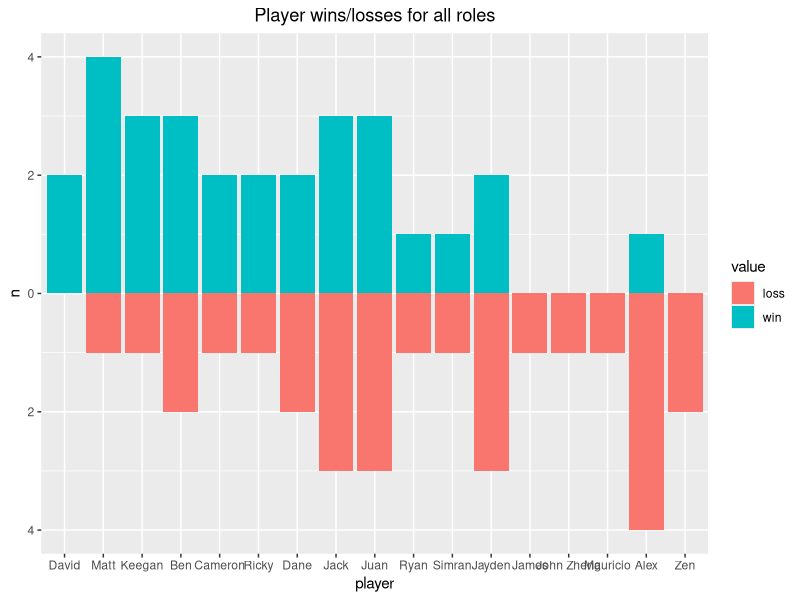
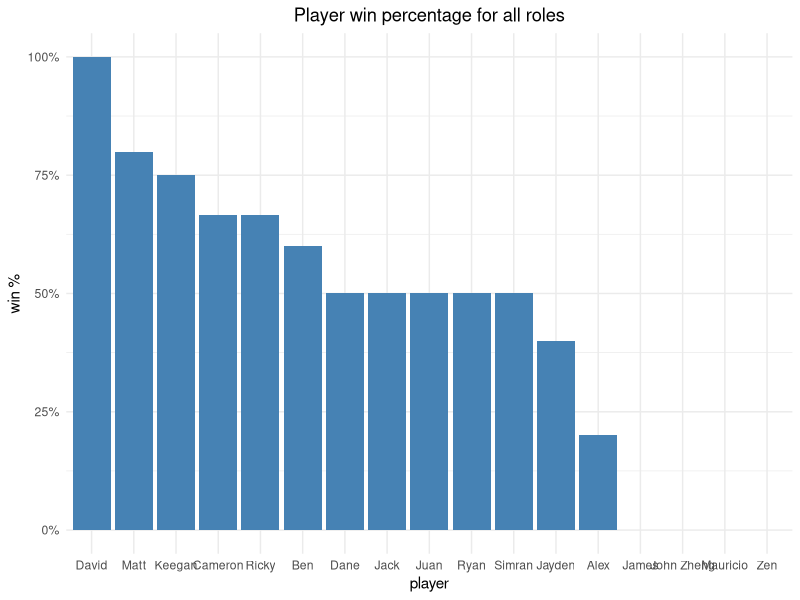

The R script that drew these images, in order:
#!/usr/bin/env Rscript

library(plyr)
suppressMessages(library(dplyr))
library(ggplot2)
library(reshape2)
library(scales)

# Load in data
raw_data <- readLines("data.txt")
raw_games <- split(raw_data[raw_data != ""], cumsum(raw_data == "")[raw_data != ""])

# Process data
games <- c()

for (game in raw_games) {
  raw_date <- unlist(strsplit(game[1], "\t"))[2]
  date <- as.Date(raw_date)

  raw_players <- unlist(strsplit(game[2], "\t"))[2]
  players <- as.numeric(raw_players)

  winning_team <- unlist(strsplit(game[3], "\t"))[2]

  # Make the game data frame
  game_df <- data.frame(
    sapply(
      game[4:(4 + players - 1)],
      function(line) unlist(strsplit(line, "\t"))
    )
  )
  game_df <- as.data.frame(t(unname(game_df)))
  colnames(game_df) <- c("player", "role")

  # Add in non-data frame attrs
  game_df.date <- date
  game_df.winning_team <- winning_team
  game_df.players <- players

  # Add team column
  game_df$team <- sapply(
    game_df[, "role"],
    function(role)
      if (role %in% c("merlin", "leffen", "resistance")) {
        "resistance"
      } else {
        "spies"
      }
  )

  # Add result column
  game_df$result <- sapply(
    game_df[, "team"],
    function(role)
      if (role == "resistance" & winning_team == "resistance") {
        "win"
      } else if (role == "spies" & winning_team == "spies") {
        "win"
      } else {
        "loss"
      }
  )

  games <- c(games, list(game_df))
}

# Count player win rates
big_df <- rbind.fill(games)
molten_results <- melt(select(big_df, player, result), id.var = c("player"))
results <- dcast(molten_results, player ~ value, value.var = "player", length)

# Add in win %
results <- transform(results, win_percent = win / (win + loss))

# Plot results
results_freq <- as.data.frame(molten_results %>% group_by(player, value) %>% tally())
results_freq$n2 <- ifelse(results_freq$value == "loss", -1 * results_freq$n, results_freq$n)

p_wins_losses <- (
  ggplot(data = results_freq)
  + geom_bar(aes(x = reorder(player, -n2), y = n2, fill = value), stat = "identity", position = "identity")
    + labs(title = "Player wins/losses for all roles", x = "player", y = "n")
    + scale_y_continuous(label = abs, breaks = pretty_breaks())
    + theme(plot.title = element_text(hjust = 0.5))
)
x11()
print(p_wins_losses)

# Plot win %
p_win_percent <- (
  ggplot(data = results, aes(x = reorder(player, -win_percent), y = win_percent))
  + geom_bar(stat = "identity", fill = "steelblue")
    + labs(title = "Player win percentage for all roles", x = "player", y = "win %")
    + scale_y_continuous(labels = scales::percent_format())
    + theme_minimal()
    + theme(plot.title = element_text(hjust = 0.5))
)
x11()
print(p_win_percent)

# Wait for user to kill script (uncomment this if running with Rscript)
# Sys.sleep(999999999999)
